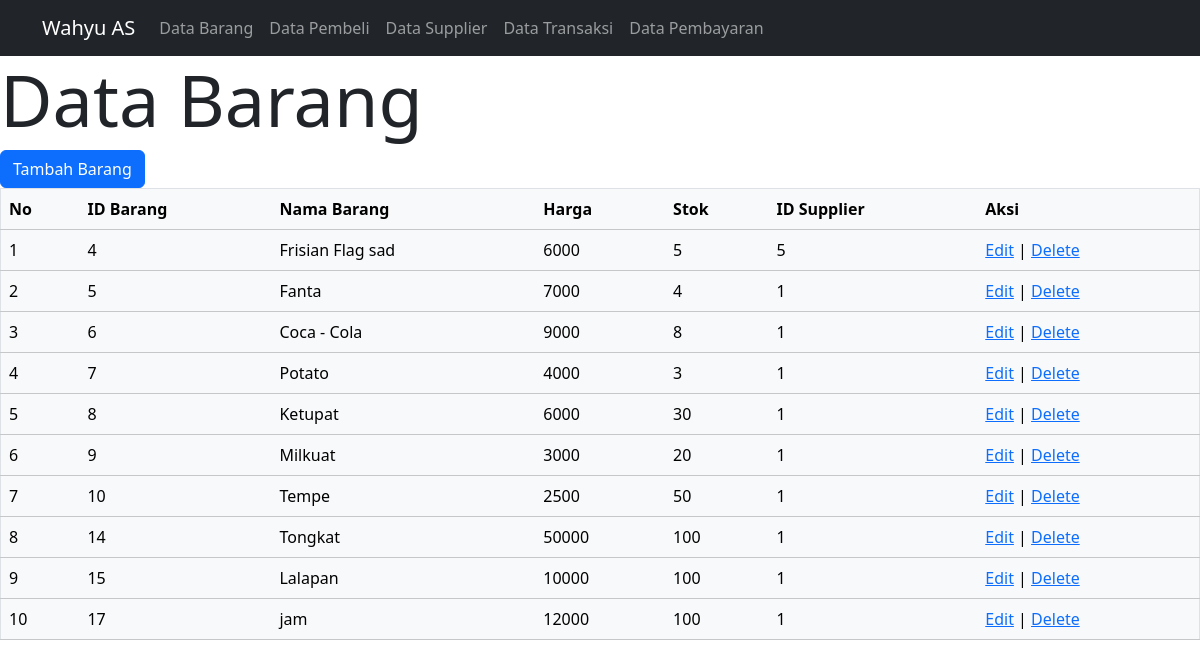
Page /Barang/data_barang.php on the committed database.
### tables this page shows
CREATE TABLE `barang` (
  `id_barang` int(11) NOT NULL,
  `nama_barang` varchar(20) NOT NULL,
  `harga` int(11) NOT NULL,
  `stok` int(11) NOT NULL,
  `id_supplier` int(11) NOT NULL
);

### Barang/data_barang.php (the view, shortened to what this page needs)
<?php
require '../Functions/functions.php';
$barang = query("SELECT * FROM barang");
?>
<!DOCTYPE html>
<html lang="en">
<head>
    <link href="https://cdn.jsdelivr.net/npm/bootstrap@5.3.2/dist/css/bootstrap.min.css" rel="stylesheet">
</head>
<body>
    <?php echo generateNavigation(); ?>
    <h1 class="display-2">Data Barang</h1>
    <a href="tambah_barang.php"class = "btn btn-primary"> Tambah Barang </a>
    <table class="table" border="1">
        <thead class="table-light">
        <tr>
            <th>No</th>
            <th>ID Barang</th>
            <th>Nama Barang</th>
            <th>Harga</th>
            <th>Stok</th>
            <th>ID Supplier</th>
            <th>Aksi</th>
        </tr>
        <?php $i = 1; ?>
        <?php foreach ($barang as $brg) { ?>
        <tr>
            <td><?= $i; ?></td>
            <td><?= $brg['id_barang'];?></td>
            <td><?= $brg['nama_barang'];?></td>
            <td><?= $brg['harga'];?></td>
            <td><?= $brg['stok'];?></td>
            <td><?= $brg['id_supplier'];?></td>
            <td>
                <a href="ubah_barang.php?id=<?php echo $brg['id_barang']; ?>">Edit</a> |
                <a href="hapus_barang.php?id=<?php echo $brg['id_barang']; ?>">Delete</a>
            </td>
        </tr>
        <?php $i++; ?>
        <?php } ?>
        </thead>
    </table>
</body>
</html>

### rows in the picture
barang: id_barang "4", nama_barang "Frisian Flag sad", harga "6000", stok "5", id_supplier "5"
barang: id_barang "5", nama_barang "Fanta", harga "7000", stok "4", id_supplier "1"
barang: id_barang "6", nama_barang "Coca - Cola", harga "9000", stok "8", id_supplier "1"
barang: id_barang "7", nama_barang "Potato", harga "4000", stok "3", id_supplier "1"
barang: id_barang "8", nama_barang "Ketupat", harga "6000", stok "30", id_supplier "1"
barang: id_barang "9", nama_barang "Milkuat", harga "3000", stok "20", id_supplier "1"
barang: id_barang "10", nama_barang "Tempe", harga "2500", stok "50", id_supplier "1"
barang: id_barang "14", nama_barang "Tongkat", harga "50000", stok "100", id_supplier "1"
barang: id_barang "15", nama_barang "Lalapan", harga "10000", stok "100", id_supplier "1"
barang: id_barang "17", nama_barang "jam", harga "12000", stok "100", id_supplier "1"
